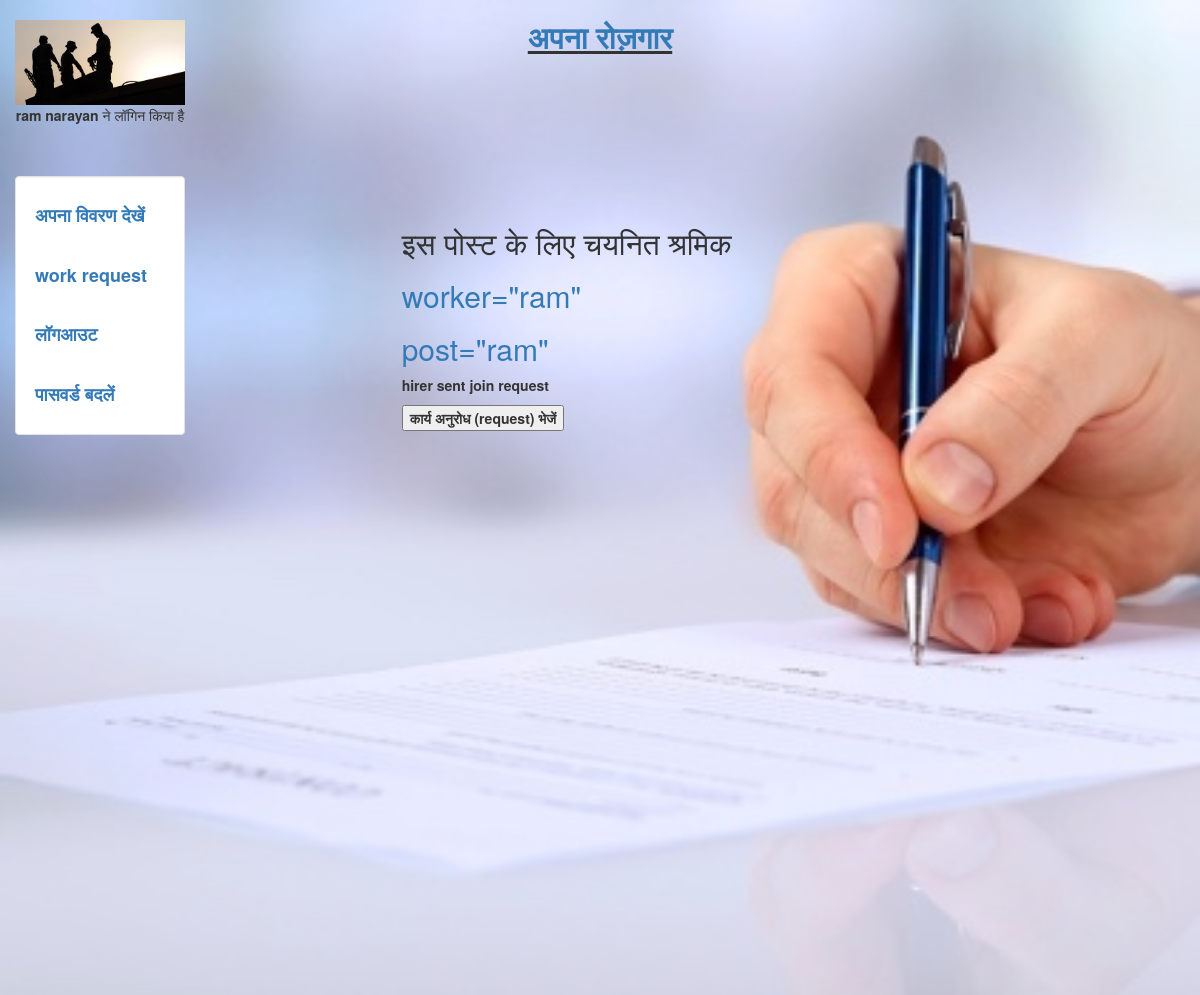
The page /workrequest (signed in) on the database its author committed.
### search/models.py (models this page shows)
class Status(models.Model):
	status_id=models.AutoField(primary_key=True)
	post_id=models.IntegerField(blank = True, null = True)
	user_id=models.IntegerField(blank = True, null = True)
	hirer = models.CharField(max_length = 100,blank = True, null = True)
	worker = models.CharField(max_length = 100,blank = True, null = True)
	userhirer = models.CharField(max_length = 100,blank = True, null = True)
	userworker = models.CharField(max_length = 100,blank = True, null = True)
	hirer_status = models.IntegerField(blank = True, null = True)
	worker_status = models.IntegerField(blank = True, null = True)
	temp=models.CharField(max_length = 2,blank = True, null = True)

### login/views.py (the view, shortened to what this page needs)
# urls.py: url(r'^workrequest',workrequest,name = 'workrequest'),
def workrequest(request):
	if request.method=="POST" and ('hhire' in request.POST or 'hchire' in request.POST ):
		post_id=request.POST.get('post_id')
		user_id=request.POST.get('user_id')
		pqr=Status.objects.get(post_id=post_id,user_id=user_id)
		if 'hchire' in request.POST :
			pqr.hirer_status=0
		else:
			pqr.hirer_status=user_id
			pqr.save()
		if 'hchire' in request.POST and pqr.worker_status!=post_id:
			pqr.delete()
		data=Status.objects.filter(userhirer=request.user.username)
		for select in data:
			if select.worker_status==select.post_id and select.hirer_status==select.user_id:
				select.temp='a'
				select.save()
			elif select.worker_status==select.post_id:
				select.temp='c'
				select.save()
			elif select.hirer_status==select.user_id:
				select.temp='b'
				select.save()
			else:
				select.temp='d'
				select.save()
		warn=""
		if len(data)==0:
			warn="no request"
		return render(request,'search/workrequest.html',{'data':data,'warn':warn})
	else:
		value=LoginAs.objects.get(username=request.user.username)
		if value.loginas=="worker":
			data=Status.objects.filter(userworker=request.user.username)
			for select in data:
				if select.worker_status==select.post_id and select.hirer_status==select.user_id:
					select.temp='a'
					select.save()
				elif select.worker_status==select.post_id:
					select.temp='b'
					select.save()
				elif select.hirer_status==select.user_id:
					select.temp='c'
					select.save()
				else:
					select.temp='d'
					select.save()
			warn=""
			if len(data)==0:
				warn="no request"
			return render(request,'worker/workrequest.html',{'data':data,'warn':warn})

### worker/templates/worker/workrequest.html (shortened to what this page needs)
{% extends "login/header.html" %}
{% block content %}
<div class ='col-sm-6 col-sm-offset-2'>
  <link rel="stylesheet" href="https://cdnjs.cloudflare.com/ajax/libs/font-awesome/4.7.0/css/font-awesome.min.css">
    <br>
<h2>इस पोस्ट के लिए चयनित श्रमिक</h2>
     {% for data1 in data %}
     <h2>
     <h2><a href="/search/?data={{data1.user_id}}">worker="{{data1.worker}}"</a></h2>
     <h2><a href="/view_post/?data={{data1.post_id}}">post="{{data1.hirer}}"</a></h2>
     <form method="POST" action="/workrequest">
    {%if "c" in data1.temp %}
    <p><b> hirer sent join request</b></p>
     <b><button type="submit" name = 'whire' >कार्य अनुरोध (request) भेजें</button>
    {%endif%}
   </b>
  </form>
     </h2><br>
     {% endfor %}
</div>
{% endblock %}

### login/templates/login/header.html (shortened to what this page needs)
<!DOCTYPE html>
<html lang="en">
 <head>
   {% load staticfiles %}
   <link rel="stylesheet" href="{% static 'login/css/bootstrap.min.css' %}" type = "text/css"/>
  </head>
<body class="body" style="background-color:#F8F2C3">
  <img class = 'bg' src = "{% static 'login/img/img.jpg' %}">
	<div class="container-fluid" style="min-height:95%; ">
		<div class="row">
			  <div class="col-sm-2">
				<br>
				  <center>
					<img src="{% static 'login/img/profile.jpg' %}" class="img-responsive" style='max-height:100px;' alt="logo">
					{% if request.user.username %}
				  	<p><b> {{request.user.first_name}}</b> ने लॉगिन किया है</p>
					{% endif %}
				  </center>
			  </div>
			    <div class="col-sm-8">
				  <center>
				  <h2><b><u><a href="/about">अपना रोज़गार</a></b></u></h2>
				  </center>
			    </div>
		</div>
		<div class="row">
		  <div class="col-sm-2">
			<div class="well bs-sidebar" id="sidebar" style="background-color:#fff">
			  <ul class="nav nav-pills nav-stacked">
			  	{% if request.user.username %}
			  	<h4><b><li><a href = '/view'>अपना विवरण देखें</a></li></b></h4><br>
			  	<h4><b><li><a href = '/workrequest'> work request</a></li></b></h4><br>
			  	<h4><b><li><a href='/logout'>लॉगआउट</a></li></b></h4><br>
                               <h4><b> <li><a href = '/change_password'>पासवर्ड बदलें</a></li></b></h4>
			  	{%else%}
				<h4><b><li><a href='/login'>लॉग इन करें</a></li></b></h4><br>
				<h4><b><li><a href='/register'>रजिस्टर करे</a></li></b></h4><br>
                                <h4><b><li><a href='/forgot_password'>पासवर्ड भूल गए?</a></li></b></h4>
				{%endif%}
			  </ul>
			</div>
		  </div>
		  <div class="col-sm-10">
			<div class='container-fluid'>
			   {% block content %}
			   {% endblock %}
			</div>
		  </div>
		</div>
	</div>
	  <footer>
         <br>
         <br>
		<div class="container-fluid" style='margin-left:15px'>
			<p><a href="/about" target="blank">अपना रोज़गार</a> | <a href="https://www.iiita.ac.in/" target="blank">IIIT-इलाहाबाद</a></p>
		</div>
	  </footer>
</body>
</html>

### login/templates/login/header.html (style rules this page uses)
html, body { height:100% }
.bg { position: absolute; width: 100%; z-index: 0; }

### rows shown on the page
Status: worker "ram", hirer "ram", temp "hirer sent join request"

### other values the page prints
{{ request.user.first_name }} "ram narayan"
